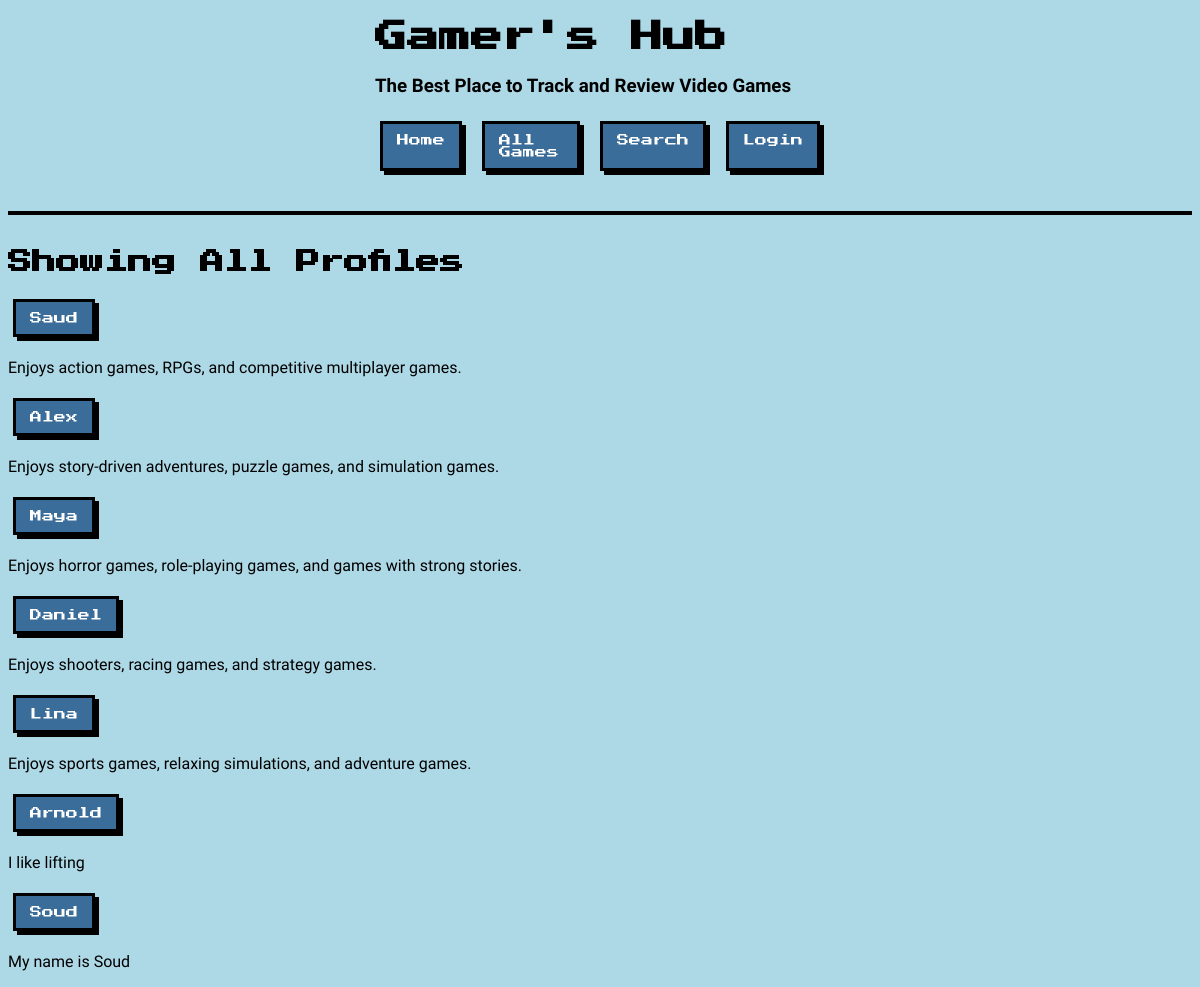
Screenshot of /game_review/profiles/ with the database file from the repository.
### game_review/models.py (models this page shows, shortened)
class Profile(models.Model):
    user = models.ForeignKey(User, on_delete=models.CASCADE, related_name='game_review_profile')
    display_name = models.TextField()
    bio = models.TextField(blank=True)
    profile_image = models.ImageField(blank=True)
    date_created = models.DateTimeField(auto_now=True)  # auto-set to now on every save

### game_review/views.py (the view)
# urls.py: path('profiles/', ListProfileView.as_view(), name='show_all_profiles_final'),
class ListProfileView(ListView):
    model = Profile
    template_name = 'game_review/show_all_profiles.html'
    context_object_name = 'profiles'

### game_review/templates/game_review/show_all_profiles.html
{% extends 'game_review/base.html' %}
{% block content %}
    <h2>Showing All Profiles</h2>
    {% for profile in profiles %}
        <div>
            <a class="button" href="{% url 'show_profile_final' profile.pk %}">{{profile.display_name}}</a>
            <p>{{profile.bio}}</p>
        </div>
    {% endfor %}
{% endblock %}

### static/game_review/style.css (style rules this page uses)
body { background-color: lightblue; font-family: 'Pixelify Sans', sans-serif; }
h1, h2 { font-family: 'Press Start 2P', cursive; }
.button, .cancel-button, .review-link, input[type="submit"] { display: inline-block; font-family: 'Press Start 2P', cursive; font-size: 12px; text-decoration: none; color: #ffffff; background-color: #3a6d99; border: 3px solid #000000; padding: 10px 14px; margin: 5px; cursor: pointer; box-shadow: 4px 4px 0 #000000; }

### rows the page displays
Profile: display_name "Saud", bio "Enjoys action games, RPGs, and competitive multiplayer games."
Profile: display_name "Alex", bio "Enjoys story-driven adventures, puzzle games, and simulation games."
Profile: display_name "Maya", bio "Enjoys horror games, role-playing games, and games with strong stories."
Profile: display_name "Daniel", bio "Enjoys shooters, racing games, and strategy games."
Profile: display_name "Lina", bio "Enjoys sports games, relaxing simulations, and adventure games."
Profile: display_name "Arnold", bio "I like lifting"
Profile: display_name "Soud", bio "My name is Soud"
